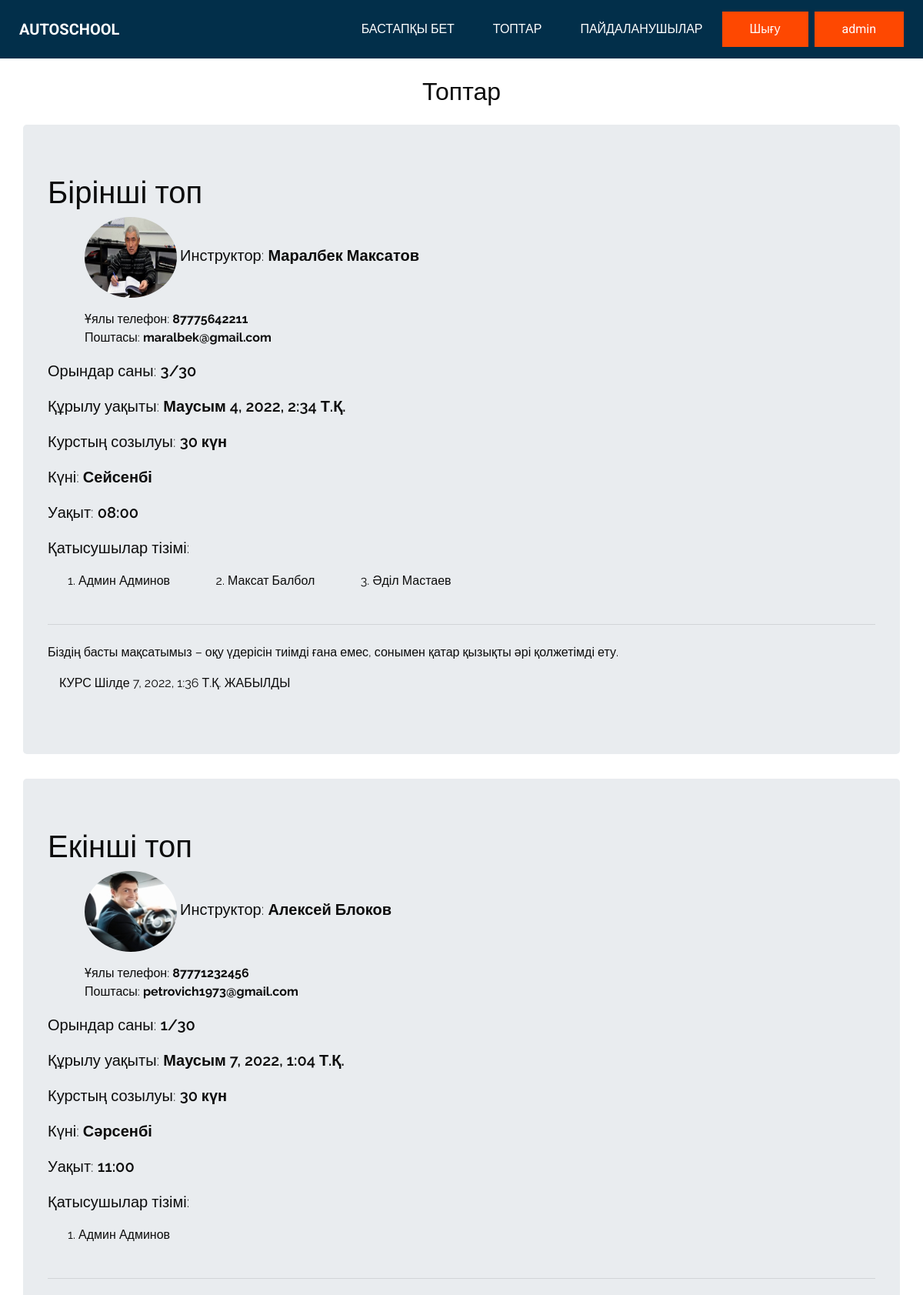
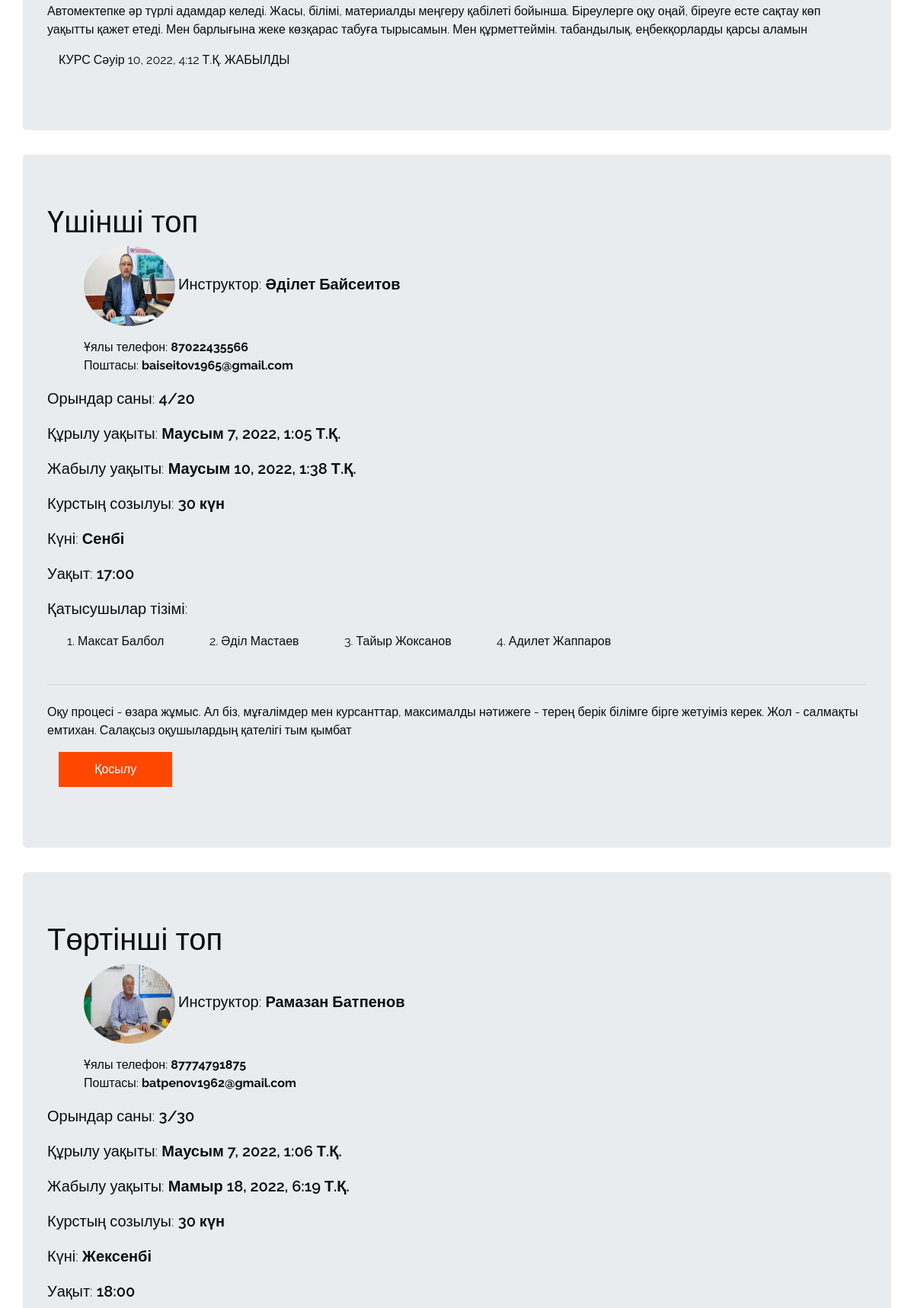
Screenshot of /groups/ (signed in, upper part) with the database file from the repository (2 pictures, top to bottom).
### main/models.py (models this page shows, shortened)
class Group(models.Model):
    class Days():
        MONDAY = "Дүйсенбі"
        TUESDAY = "Сейсенбі"
        WEDNESDAY = "Сәрсенбі"
        THURSDAY = "Бейсенбі"
        FRIDAY = "Жұма"
        SATURDAY = "Сенбі"
        SUNDAY = "Жексенбі"
        days = (
            (MONDAY, 'Дүйсенбі'),
            (TUESDAY, 'Сейсенбі'),
            (WEDNESDAY, 'Сәрсенбі'),
            (THURSDAY, 'Бейсенбі'),
            (FRIDAY, 'Жұма'),
            (SATURDAY, 'Сенбі'),
            (SUNDAY, 'Жексенбі'),
        )
    class Hours():
        o_clock_08__00 = "08:00"
        o_clock_09__00 = "09:00"
        o_clock_10__00 = "10:00"
        o_clock_11__00 = "11:00"
        o_clock_12__00 = "12:00"
        o_clock_13__00 = "13:00"
        o_clock_14__00 = "14:00"
        o_clock_15__00 = "15:00"
        o_clock_16__00 = "16:00"
        o_clock_17__00 = "17:00"
        o_clock_18__00 = "18:00"
        o_clock_19__00 = "19:00"
        o_clock_20__00 = "20:00"
        hours = (
            (o_clock_08__00, "08:00"),
            (o_clock_09__00, "09:00"),
            (o_clock_10__00, "10:00"),
            (o_clock_11__00, "11:00"),
            (o_clock_12__00, "12:00"),
            (o_clock_13__00, "13:00"),
            (o_clock_14__00, "14:00"),
            (o_clock_15__00, "15:00"),
            (o_clock_16__00, "16:00"),
            (o_clock_17__00, "17:00"),
            (o_clock_18__00, "18:00"),
            (o_clock_19__00, "19:00"),
            (o_clock_20__00, "20:00"),
        )
    name = models.CharField(max_length=255,verbose_name="Топтың аты")
    description = models.TextField(null=True, blank=True,verbose_name="Топтың қысқаша")
    day = models.CharField(choices=Days.days,max_length=255,verbose_name="Күн")
    hours = models.CharField(choices=Hours.hours,max_length=255,verbose_name="Сағат")
    filled = models.IntegerField(default=0,verbose_name="Неше оқушы бар")
    max_available = models.IntegerField(default=30,verbose_name="Максималды оқушылар саны")
    create_date = models.DateTimeField(auto_now_add=True,verbose_name="Құрылған уақыты")
    isCertificateAvailable = models.BooleanField(default=False,verbose_name="Курс бітті ма?")
    isClosed = models.BooleanField(default=False, verbose_name='Жабық па?')
    close_date = models.DateTimeField(verbose_name="Жабылу уақыты", default=datetime.datetime.now() + datetime.timedelta(days = 3))
    end_date = models.DateTimeField(verbose_name="Біту уақыты", default=datetime.datetime.now() + datetime.timedelta(days = 30))
    users = models.ManyToManyField(User,verbose_name="Оқушылар")
    teacher = models.ForeignKey(Teacher, on_delete=models.CASCADE, null=True, blank=True)

class Teacher(models.Model):
    first_name = models.CharField(max_length=35,verbose_name="Аты")
    last_name = models.CharField(max_length=35,verbose_name="Тегі")
    patronym = models.CharField(max_length=35,verbose_name="Әкесінің аты")
    phone_number = models.CharField(max_length=200, verbose_name="Ұялы телефон")
    email = models.EmailField(verbose_name="Почтасы")
    image = models.ImageField(upload_to='images', verbose_name="Суреті")

### main/views.py (the view)
# urls.py: path('groups/', views.groups, name='groups' ),
@login_required(login_url='/login/')
def groups(request):
    fix_groups_participants(Group.objects.all())
    context = {
        'groups':Group.objects.all()
    }
    return render(request, 'main/groups.html', context)

### main/views.py (called while the page is built)
def fix_groups_participants(groups):
    for group in groups:
        group.filled = len(group.users.all())
        if timezone.now() > group.close_date + datetime.timedelta(days=30):
            group.isCertificateAvailable = True
        else:
            print(group.close_date + datetime.timedelta(days=30))
        group.save()

### main/templates/main/groups.html (shortened to what this page needs)
{% extends 'main/base.html' %}
{% block content %}
<div class="container">
    <h2 class="text-center mt-4 mb-4">Топтар</h2>
    {% for group in groups %}
    <div class="jumbotron">
        <h1 class="display-5">{{group.name}}</h1>
        <p>
            <img src="/media/{{group.teacher.image}}"  class="avatar group ml-5">
            <span class="lead">Инструктор: </span><span style="font-size: 1.25rem;font-weight:600">{{group.teacher.first_name}} {{group.teacher.last_name}}</span>
            <div class="ml-5"><span>Ұялы телефон:</span> <strong>{{group.teacher.phone_number}}</strong> </div>
            <div class="ml-5"><span>Поштасы:</span>  <strong>{{group.teacher.email}}</strong></div>
        </p>
        <p>
            <span class="lead">Орындар саны: </span><span style="font-size: 1.25rem;font-weight:600">{{group.filled}}/{{group.max_available}}</span>
        </p>
        <p>
            <span class="lead">Құрылу уақыты: </span><span style="font-size: 1.25rem;font-weight:600">{{group.create_date}}</span>
        </p>
        {% if not group.isCertificateAvailable %}
        <p>
            <span class="lead">Жабылу уақыты: </span><span style="font-size: 1.25rem;font-weight:600">{{group.close_date}}</span>
        </p>
        {% endif %}
        <p>
            <span class="lead">Курстың созылуы: </span><span style="font-size: 1.25rem;font-weight:600">30 күн</span>
        </p>
        <p>
            <span class="lead">Күні: </span><span style="font-size: 1.25rem;font-weight:600">{{group.day}}</span>
        </p>
        <p>
            <span class="lead">Уақыт: </span><span style="font-size: 1.25rem;font-weight:600">{{group.hours}}</span>
        </p>
        <p class="lead">Қатысушылар тізімі:</p>
        <ol class="participants">
            {% for user in group.users.all %}
                <li>{% if user.last_name == '' %}
                        {{user.username}}
                    {% else %}
                        {{user.first_name}} {{user.last_name}}
                    {% endif %}
                </li>
            {% endfor %}
        </ol>
        <hr class="my-4">
        <p>{{group.description}}</p>
        {% if group.isCertificateAvailable %}
        <p class="lead ">
            <div class="col-lg-6 ">
                КУРС {{group.end_date}} ЖАБЫЛДЫ
            </div>
        </p>
        {% elif user in group.users.all %}
        <p class="lead ">
            <div class="col-lg-2 ">
                <a class="custom_btn" href="{% url  'leave' id=group.id %}" role="button">Шығу</a>
            </div>
        </p>
        {% else %}
        <p class="lead ">
            <div class="col-lg-2 ">
                <a class="custom_btn" href="{% url  'add_to_group' id=group.id %}" role="button">Қосылу</a>
            </div>
        </p>
        {% endif %}
      </div>
    {% endfor %}
</div>
{% endblock %}

### main/templates/main/base.html (shortened to what this page needs)
{% load static %}
<!DOCTYPE html>
<html>
<head>
  <link rel="stylesheet" type="text/css" href="{% static 'main/css/bootstrap.css' %}" />
  <link href="{% static 'main/css/style.css' %}" rel="stylesheet" />
  <link href="{% static 'main/css/responsive.css' %} " rel="stylesheet" />
</head>
<body>
  <header class="header_section">
    <div class="container-fluid">
      <nav class="navbar navbar-expand-lg custom_nav-container">
        <a class="navbar-brand" href="{% url 'index' %}">
          <span>
            AUTOSCHOOL
          </span>
        </a>
        <div class="collapse navbar-collapse ml-auto" id="navbarSupportedContent">
          <div class="d-flex ml-auto flex-column flex-lg-row align-items-center">
            <ul class="navbar-nav  ">
              <li class="nav-item">
                <a class="nav-link" href="{% url 'index' %}">Бастапқы бет <span class="sr-only">(current)</span></a>
              </li>
              <li class="nav-item">
                <a class="nav-link" href="{% url 'groups' %}">Топтар</a>
              </li>
              <li class="nav-item">
                <a class="nav-link" href="{% url 'users' %}">Пайдаланушылар</a>
              </li>
              {% if user.is_authenticated %}
              <li class="nav-item mr-2">
                  <a href="{% url 'logout' %}">
                      <button class="custom_btn ">Шығу</button>
                  </a>
              </li>
              <li class="nav-item">
                <a href="{% url 'profile' %}">
                  <button class="custom_btn">{{user}}</button>
              </a>
            </li>
              {% endif %}
            </ul>
          </div>
        </div>
      </nav>
    </div>
  </header>
{% block content %}
{% endblock %}
</body>
</html>

### main/static/main/css/style.css (style rules this page uses)
body { font-family: "Raleway", sans-serif; color: #0c0c0c; background-color: #ffffff; }
.header_section { background-color: #022f4a; padding: 15px 0; font-family: "Roboto", sans-serif; }
.header_section .container-fluid { padding-right: 25px; padding-left: 25px; }
.custom_nav-container.navbar-expand-lg .navbar-nav .nav-item .nav-link { padding: 0; margin: 0px 25px; color: #ffffff; text-align: center; text-transform: uppercase; }
a, a:hover, a:focus { text-decoration: none; }
.navbar-brand span { text-transform: uppercase; font-weight: bold; color: #ffffff; }
.custom_nav-container { z-index: 99999; padding: 0; }
.nav-item { display: flex; align-items: center; }
.custom_btn { display: inline-block; text-align: center; padding: 10px 35px; background-color: #fe4801; color: #ffffff; -webkit-transition: all 0.3s; transition: all 0.3s; border: 1px solid transparent; width: 100%; }
.participants { margin: 0; display: flex; flex-wrap: wrap; align-items: center; }
.participants li { margin-right: 75px; margin-bottom: 20px; }
.avatar { vertical-align: middle; width: 120px; height: 120px; border-radius: 50%; }
.group { height: 105px; }

### main/static/main/css/responsive.css (style rules this page uses)
@media (min-width: 1200px) { .container { max-width: 1170px; } }

### rows the page displays
Group: name "Бірінші топ", teacher.image (picture), teacher.first_name "Маралбек", teacher.last_name "Максатов", teacher.phone_number "87775642211", teacher.email "maralbek@gmail.com", filled "3", max_available "30", create_date "Маусым 4, 2022, 2:34 Т.Қ.", day "Сейсенбі", hours "08:00", description "Біздің басты мақсатымыз – оқу үдерісін тиімді ғана емес, сонымен қатар қызықты әрі қолжетімді ету.", end_date "Шілде 7, 2022, 1:36 Т.Қ."
Group: name "Екінші топ", teacher.image (picture), teacher.first_name "Алексей", teacher.last_name "Блоков", teacher.phone_number "87771232456", teacher.email "petrovich1973@gmail.com", filled "1", max_available "30", create_date "Маусым 7, 2022, 1:04 Т.Қ.", day "Сәрсенбі", hours "11:00", description "Автомектепке әр түрлі адамдар келеді. Жасы, білімі, материалды меңгеру қабілеті бойынша. Біреулерге оқу оңай, біреуге есте сақтау көп уақытты қажет етеді. Мен барлығына жеке көзқарас табуға тырысамын. Мен құрметтеймін. табандылық, еңбекқорларды қарсы аламын", end_date "Сәуір 10, 2022, 4:12 Т.Қ."
Group: name "Үшінші топ", teacher.image (picture), teacher.first_name "Әділет", teacher.last_name "Байсеитов", teacher.phone_number "87022435566", teacher.email "baiseitov1965@gmail.com", filled "4", max_available "20", create_date "Маусым 7, 2022, 1:05 Т.Қ.", close_date "Маусым 10, 2022, 1:38 Т.Қ.", day "Сенбі", hours "17:00", description "Оқу процесі - өзара жұмыс. Ал біз, мұғалімдер мен курсанттар, максималды нәтижеге - терең берік білімге бірге жетуіміз керек. Жол - салмақты емтихан. Салақсыз оқушылардың қателігі тым қымбат", isCertificateAvailable "Қосылу"
Group: name "Төртінші топ", teacher.image (picture), teacher.first_name "Рамазан", teacher.last_name "Батпенов", teacher.phone_number "87774791875", teacher.email "batpenov1962@gmail.com", filled "3", max_available "30", create_date "Маусым 7, 2022, 1:06 Т.Қ.", close_date "Мамыр 18, 2022, 6:19 Т.Қ.", day "Жексенбі", hours "18:00"

### other values shown
{{ user }} "admin"
{{ user.first_name }} "Админ"
{{ user.last_name }} "Админов"
{{ user.first_name }} "Максат"
{{ user.last_name }} "Балбол"
{{ user.first_name }} "Әділ"
{{ user.last_name }} "Мастаев"
{{ user.first_name }} "Тайыр"
{{ user.last_name }} "Жоксанов"
{{ user.first_name }} "Адилет"
{{ user.last_name }} "Жаппаров"
